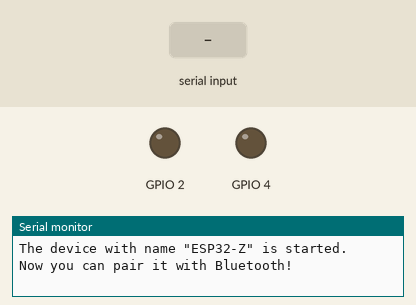
Simulated run of this sketch. Board: ESP32. On the bench: output pins drawn as LEDs (lit = HIGH), the last lines printed to the serial monitor. Inputs (shaded band) come from the test bench. Nothing arrives over Bluetooth unless stated.

Above: at 1.2 s.
1.3 s: "1" received over the second serial link
At 2.2 s:
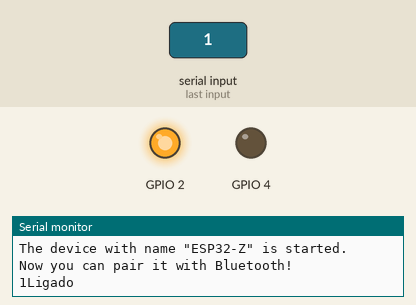
2.8 s: "3" received over the second serial link
At 3.7 s:
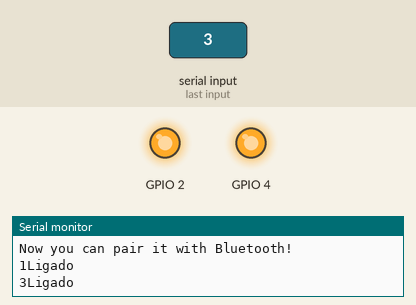
4.3 s: "2" received over the second serial link
At 5.5 s:
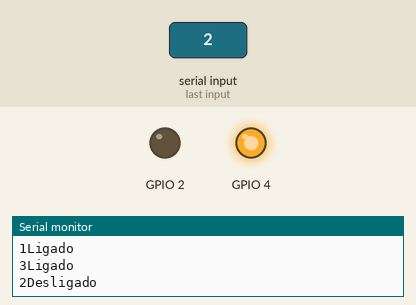
5.8 s: "4" received over the second serial link
At 7.1 s:
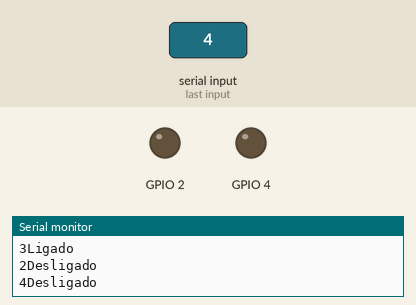
Timing chart, 0 to 8.3 s (numbered marks = the images above; inputs shaded):
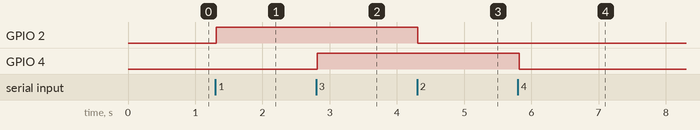

The sketch:

bluetooth_test.ino
```cpp
// Codigo que exemplifica conexoes bluetooth com a esp32
#include "BluetoothSerial.h"

String device_name = "ESP32-Z";

// Verificação de bluetooth da placa, e depois verificação da comunicação serial bluetooth
// Check if Bluetooth is available
#if !defined(CONFIG_BT_ENABLED) || !defined(CONFIG_BLUEDROID_ENABLED)
#error Bluetooth is not enabled! Please run `make menuconfig` to and enable it
#endif

// Check Serial Port Profile
#if !defined(CONFIG_BT_SPP_ENABLED)
#error Serial Port Profile for Bluetooth is not available or not enabled. It is only available for the ESP32 chip.
#endif

BluetoothSerial SerialBT;

const char turnON ='a';
const char turnOFF ='b';

void setup() {
  Serial.begin(115200);
  pinMode(2, OUTPUT);
  pinMode(4, OUTPUT);
  SerialBT.begin(device_name);  // Nome do dispositivo bluetooth
  //SerialBT.deleteAllBondedDevices(); // Deleta dispositivos pareados
  Serial.printf("The device with name \"%s\" is started.\nNow you can pair it with Bluetooth!\n", device_name.c_str());
}

void loop() {
  char message;
  if (SerialBT.available()) {
    message=SerialBT.read();
    Serial.write(message);
    if(message == '1'){
      digitalWrite(2, HIGH);
      Serial.println("Ligado");
      SerialBT.println("Ligado");
    }
    else if(message == '2'){
      digitalWrite(2, LOW);
      Serial.println("Desligado");
      SerialBT.println("Desligado");
    }
    else if(message == '3'){
      digitalWrite(4, HIGH);
      Serial.println("Ligado");
      SerialBT.println("Ligado");
    }
    else if(message == '4'){
      digitalWrite(4, LOW);
      Serial.println("Desligado");
      SerialBT.println("Desligado");
    }
  }
  delay(20);
}
```

Measured:
- after the input at 1.3 s, GPIO 2: LOW → HIGH at once
- after the input at 2.8 s, GPIO 4: LOW → HIGH at once
- after the input at 4.3 s, GPIO 2: HIGH → LOW at once
- after the input at 5.8 s, GPIO 4: HIGH → LOW at once
